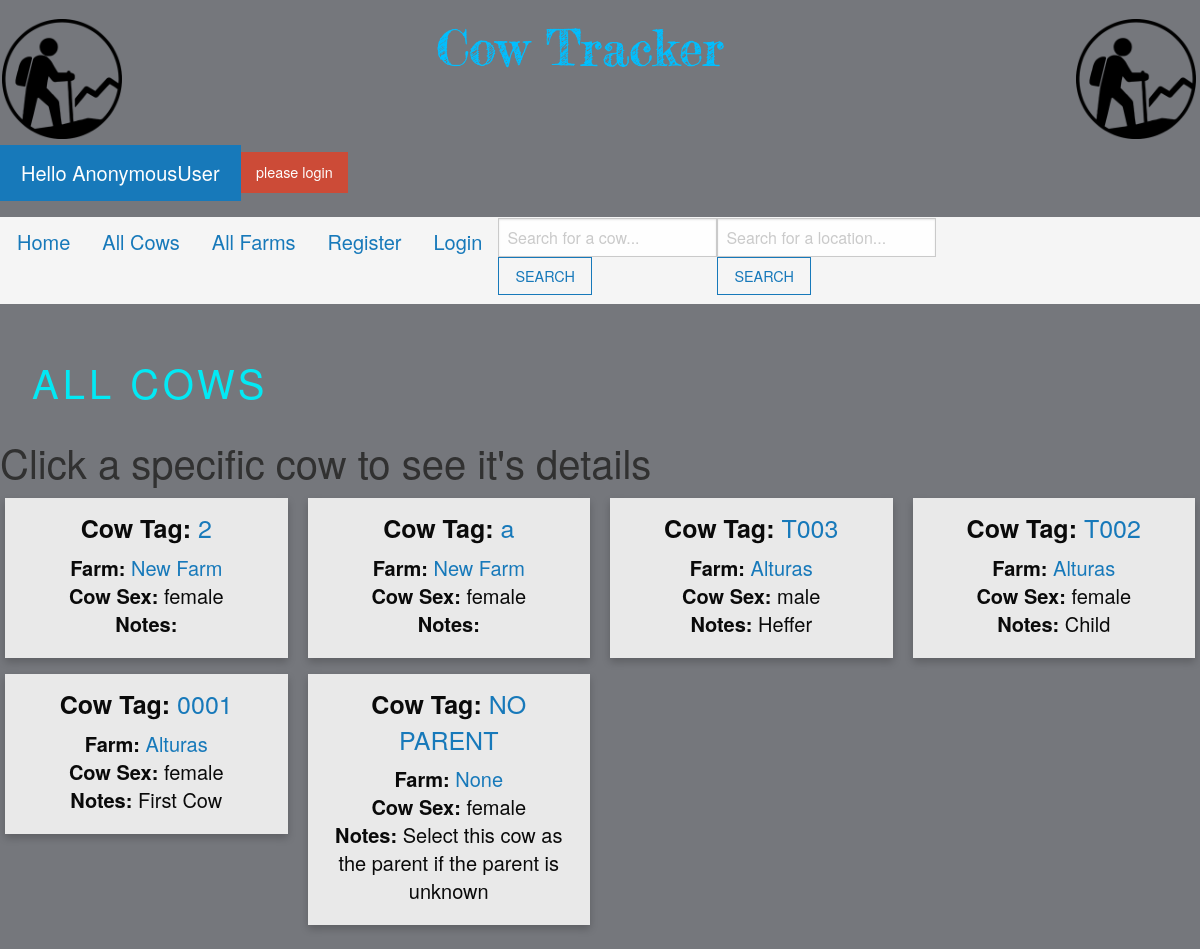
/cows/all-cows/, run on an earlier commit of the app's database.
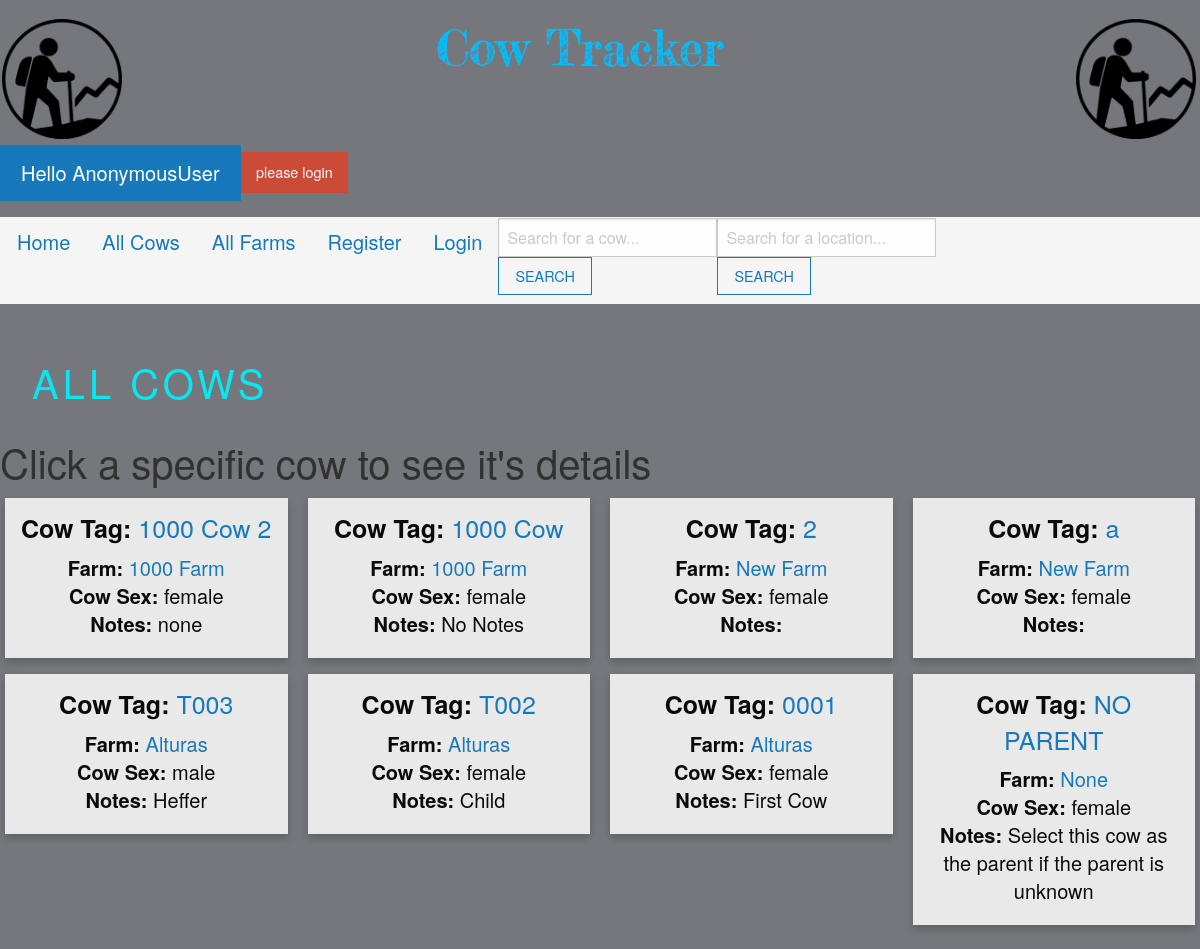
And on a later commit of the database.
### myapp/models.py (models this page shows, shortened)
class Cow(models.Model):
 cow_tag = models.CharField(max_length = 30)
 cow_sex = models.CharField(max_length=6, choices=(('male','MALE'), ('female', "FEMALE")), default='female')
 cow_vaccinations = models.CharField(max_length = 30, blank=True)
 cow_location = models.ForeignKey(FarmLocations, blank=True, null=True, on_delete=models.CASCADE)
 cow_notes = models.CharField(max_length = 200, blank=True)
 cow_PARENT = models.ForeignKey('self', on_delete=models.CASCADE, related_name='children')

class FarmLocations(models.Model):
 location_name = models.CharField('Location Name', max_length=50)
 location_description = models.CharField(max_length=200, blank=True)
 def __str__(self):
    return self.location_name

### myapp/views.py (the view)
# urls.py: path('cows/all-cows/', views.all_cows, name = "cows"),
def all_cows(request):
  cow_list = Cow.objects.all()
  context={
    "title":"All Cows",
    "cow_list":cow_list
  }
  return render(request, "all_cows.html", context)

### myapp/templates/all_cows.html (shortened to what this page needs)
{% extends "base.html" %}
{% load static %}
{% block body %}
 <div >
    <div class="footer-box">
        <form>
          <a style = "margin-left: 1vw;" >
            ALL COWS
          </a>
        </form>
      </div>
  <h2 style="color:rgb(49, 49, 49)">Click a specific cow to see it's details</h2>
  <div class="row">
  {% for cow in cow_list reversed %}
  <div class ="column">
  <div class = "card">
    <div class = "card-body">
      <h4><strong>Cow Tag: </strong>  <a href = "{% url 'single-cow' cow.id %}">{{ cow.cow_tag }}</a></h4>
      <h5 class = "card-title">
              <strong>Farm:</strong> <a href = /single_farm/{{ cow.cow_location.id }}>{{ cow.cow_location }}</a>
              <br/>
              <strong>Cow Sex: </strong> {{ cow.cow_sex }}
              <br/>
              <strong>Notes:</strong> {{ cow.cow_notes }}
              <br/>
        </div>
        </div>
  </div>
  {% endfor %}
</div>
{% endblock %}

### myapp/templates/base.html (shortened to what this page needs)
{% load static %}
<!doctype html>
<html class="no-js" lang="en">
<head>
    <link rel="stylesheet" href="{% static 'css/foundation.min.css' %}">
</head>
<body>
    <div>
      {% block navbar %}
      <div style = "position:sticky">
        <h1>
          <a href = "/">
            <img src = "{% static 'imgs/logo.png' %}" style = "width:10%; margin-left:0.2vw">
          </a>
          <a href = "/" style = "margin-left: 12vw;font-size:5vw">
            <img src = "{% static 'imgs/title.png' %}" style = "width:50%">
          </a>
          <a href = "/">
            <img src = "{% static 'imgs/logo.png' %}" style = "width:10%; margin-left:15vw">
          </a>
            {% if user.is_authenticated %}
            <a href = "/" class = "button large">
              Hello {{ user }}
                {% if user.is_superuser %}
                  <a href = "/admin"><div class = "success button">ADMIN</div></a>
                {% else %}
                  {% if user.is_staff %}
                    <a href = "/"><div class = "success button">ADMIN</div></a>
                  {% else %}
                      <a class ="alert button">You need an admin account to add and update cows or farms.</a>
                      {% endif %}
                {% endif %}
            </a>
            {% else %}
            <a href = "/" class = "button large">
              Hello {{ user }} <a href ="/members/login_user" class = "alert button">please login</a>
            </a>
            {% endif %}
        <div id ="navbar">
        <h2 class = "top-bar-right" style = " padding:1px; ">
          <ul class = "menu" style = "font-size:20px;">
            <li><a href = "/" >Home</a></li>
            <li><a href = "/cows/all-cows/">All Cows</a></li>
            <li><a href = "/farms/all-farms/">All Farms</a></li>
            {% if user.is_authenticated %}
              <li><a href = "/members/logout_user">Logout</a></li>
            {% else %}
              <li><a href = "/members/register_user">Register</a></li>
              <li><a href = "/members/login_user">Login</a></li>
            {% endif %}
            <form class = "d-flex" method = POST action ="{% url 'cows_url' %}">
            <input class="form-control me-2" type ="search" placeholder="Search for a cow... " aria-label="Search" name ="searched"><button class = "hollow button" type = "submit">SEARCH</button></form></li>
            <form class = "d-flex" method = POST action ="{% url 'farms_url' %}">
            <input class="form-control me-2" type ="search" placeholder="Search for a location... " aria-label="Search" name ="locSearch"><button class = "hollow button" type = "submit">SEARCH</button></form></li>
          </ul>
        </h2>
      </div>
      {% endblock %}
  {% block body %}
  {% endblock %}
</body>
</html>

### myapp/templates/all_cows.html (style rules this page uses)
* { box-sizing: border-box; }
.column { float: left; width: 25%; padding: 0 10px; }
.row { margin: 0 -5px; }
.row:after { content: ""; display: table; clear: both; }
body { font-family: sans-serif; background:#75777c; }
.footer-box form a { position: relative; display: inline-block; padding: 10px 20px; color: #03e9f4; font-size: 40px; text-decoration: none; text-transform: uppercase; overflow: hidden; transition: .10s; margin-top: 40px; letter-spacing: 4px }
#navbar { overflow: hidden; background-color:whitesmoke }
#navbar a { padding: 14px 16px; }
.card { width: 100%; height: 100%; box-shadow: 0 4px 8px 0 rgba(0, 0, 0, 0.2); padding: 1vw; text-align: center; border:black; background-color: #e9e9e9; }

What changed in the data, as far as the page shows it:
added Cow: cow_tag "1000 Cow 2", cow_location "1000 Farm", cow_sex "female", cow_notes "none"
added Cow: cow_tag "1000 Cow", cow_location "1000 Farm", cow_sex "female", cow_notes "No Notes"
